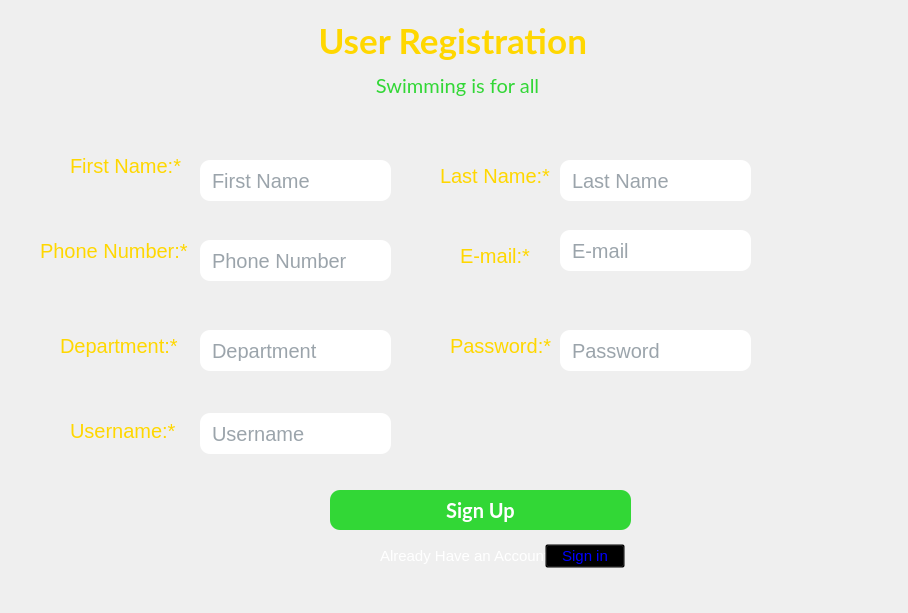
<?xml version="1.0" encoding="UTF-8"?>
<ui version="4.0">
 <class>createone</class>
 <widget class="QDialog" name="createone">
  <property name="geometry">
   <rect>
    <x>0</x>
    <y>0</y>
    <width>908</width>
    <height>613</height>
   </rect>
  </property>
  <property name="mouseTracking">
   <bool>false</bool>
  </property>
  <property name="windowTitle">
   <string>Dialog</string>
  </property>
  <property name="styleSheet">
   <string notr="true">Qlabel{
font-size:20px;
color:gold;
}</string>
  </property>
  <widget class="QPushButton" name="SignUpButton">
   <property name="geometry">
    <rect>
     <x>330</x>
     <y>490</y>
     <width>301</width>
     <height>40</height>
    </rect>
   </property>
   <property name="font">
    <font>
     <family>Lato</family>
     <pointsize>-1</pointsize>
     <bold>true</bold>
    </font>
   </property>
   <property name="cursor">
    <cursorShape>PointingHandCursor</cursorShape>
   </property>
   <property name="toolTip">
    <string>Click here to login.</string>
   </property>
   <property name="styleSheet">
    <string notr="true">#SignUpButton {
	background-color: #32D736;
	border-radius: 10px;
	color: #fff;
	font-size: 20px;
	padding: 8px;
}

#SignUpButton:hover {
	background-color: #34E038;
}


</string>
   </property>
   <property name="text">
    <string>Sign Up</string>
   </property>
   <property name="shortcut">
    <string>Return</string>
   </property>
  </widget>
  <widget class="QGroupBox" name="noAccountGroup">
   <property name="geometry">
    <rect>
     <x>190</x>
     <y>155</y>
     <width>241</width>
     <height>30</height>
    </rect>
   </property>
   <property name="styleSheet">
    <string notr="true">border: none;</string>
   </property>
   <property name="title">
    <string/>
   </property>
  </widget>
  <widget class="QLabel" name="RegistrationHeader">
   <property name="geometry">
    <rect>
     <x>310</x>
     <y>20</y>
     <width>321</width>
     <height>41</height>
    </rect>
   </property>
   <property name="font">
    <font>
     <family>Lato</family>
     <pointsize>-1</pointsize>
     <bold>true</bold>
    </font>
   </property>
   <property name="styleSheet">
    <string notr="true">color: gold;
font-size: 35px;</string>
   </property>
   <property name="text">
    <string> User Registration</string>
   </property>
  </widget>
  <widget class="QLabel" name="firstnamelabel">
   <property name="geometry">
    <rect>
     <x>70</x>
     <y>150</y>
     <width>111</width>
     <height>31</height>
    </rect>
   </property>
   <property name="styleSheet">
    <string notr="true">font-size:20px;
color:gold;</string>
   </property>
   <property name="text">
    <string>First Name:*</string>
   </property>
  </widget>
  <widget class="QLabel" name="lastnamelabel">
   <property name="geometry">
    <rect>
     <x>440</x>
     <y>160</y>
     <width>111</width>
     <height>31</height>
    </rect>
   </property>
   <property name="styleSheet">
    <string notr="true">font-size:20px;
color:gold;</string>
   </property>
   <property name="text">
    <string>Last Name:*</string>
   </property>
  </widget>
  <widget class="QLineEdit" name="lastname">
   <property name="geometry">
    <rect>
     <x>560</x>
     <y>160</y>
     <width>191</width>
     <height>41</height>
    </rect>
   </property>
   <property name="styleSheet">
    <string notr="true">#lastname {
	padding: 10px;
	background-color: #fff;
border-radius: 10px;
	font-size: 20px;
	color: #374957;
}

#lastname:focus {
	background-color: #E3E8F0;
}

#email {
	padding: 10px;
	background-color: #fff;
border-radius: 10px;
	font-size: 20px;
	color: #374957;
}

#eamil:focus {
	background-color: #E3E8F0;
}

#lastname {
	padding: 10px;
	background-color: #fff;
border-radius: 10px;
	font-size: 20px;
	color: #374957;
}

#lastname:focus {
	background-color: #E3E8F0;
}</string>
   </property>
   <property name="placeholderText">
    <string>Last Name</string>
   </property>
  </widget>
  <widget class="QLabel" name="noAccountMessage">
   <property name="geometry">
    <rect>
     <x>330</x>
     <y>70</y>
     <width>251</width>
     <height>31</height>
    </rect>
   </property>
   <property name="font">
    <font>
     <family>Lato</family>
     <pointsize>-1</pointsize>
    </font>
   </property>
   <property name="styleSheet">
    <string notr="true">font-size: 20px;
background-color: transparent;
 color:#32D736;</string>
   </property>
   <property name="text">
    <string>         Swimming is for all</string>
   </property>
  </widget>
  <widget class="QLabel" name="phnolabel">
   <property name="geometry">
    <rect>
     <x>40</x>
     <y>230</y>
     <width>151</width>
     <height>41</height>
    </rect>
   </property>
   <property name="styleSheet">
    <string notr="true">font-size:20px;
color:gold;</string>
   </property>
   <property name="text">
    <string>Phone Number:*</string>
   </property>
  </widget>
  <widget class="QLineEdit" name="phno">
   <property name="geometry">
    <rect>
     <x>200</x>
     <y>240</y>
     <width>191</width>
     <height>41</height>
    </rect>
   </property>
   <property name="styleSheet">
    <string notr="true">#phno {
	padding: 10px;
	background-color: #fff;
border-radius: 10px;
	font-size: 20px;
	color: #374957;
}

#phno:focus {
	background-color: #E3E8F0;
}</string>
   </property>
   <property name="placeholderText">
    <string>Phone Number</string>
   </property>
  </widget>
  <widget class="QLabel" name="emaillabel">
   <property name="geometry">
    <rect>
     <x>460</x>
     <y>240</y>
     <width>91</width>
     <height>31</height>
    </rect>
   </property>
   <property name="styleSheet">
    <string notr="true">font-size:20px;
color:gold;</string>
   </property>
   <property name="text">
    <string>E-mail:*</string>
   </property>
  </widget>
  <widget class="QLineEdit" name="email">
   <property name="geometry">
    <rect>
     <x>560</x>
     <y>230</y>
     <width>191</width>
     <height>41</height>
    </rect>
   </property>
   <property name="styleSheet">
    <string notr="true">#email {
	padding: 10px;
	background-color: #fff;
border-radius: 10px;
	font-size: 20px;
	color: #374957;
}

#email:focus {
	background-color: #E3E8F0;
}</string>
   </property>
   <property name="placeholderText">
    <string>E-mail</string>
   </property>
  </widget>
  <widget class="QLabel" name="departlabel">
   <property name="geometry">
    <rect>
     <x>60</x>
     <y>330</y>
     <width>141</width>
     <height>31</height>
    </rect>
   </property>
   <property name="styleSheet">
    <string notr="true">font-size:20px;
color:gold;</string>
   </property>
   <property name="text">
    <string>Department:*</string>
   </property>
  </widget>
  <widget class="QLineEdit" name="Department">
   <property name="geometry">
    <rect>
     <x>200</x>
     <y>330</y>
     <width>191</width>
     <height>41</height>
    </rect>
   </property>
   <property name="styleSheet">
    <string notr="true">#Department {
	padding: 10px;
	background-color: #fff;
border-radius: 10px;
	font-size: 20px;
	color: #374957;
}

#Department:focus {
	background-color: #E3E8F0;
}</string>
   </property>
   <property name="placeholderText">
    <string>Department</string>
   </property>
  </widget>
  <widget class="QLabel" name="label_6">
   <property name="geometry">
    <rect>
     <x>450</x>
     <y>330</y>
     <width>101</width>
     <height>31</height>
    </rect>
   </property>
   <property name="styleSheet">
    <string notr="true">font-size:20px;
color:gold;</string>
   </property>
   <property name="text">
    <string>Password:*</string>
   </property>
  </widget>
  <widget class="QLineEdit" name="password">
   <property name="geometry">
    <rect>
     <x>560</x>
     <y>330</y>
     <width>191</width>
     <height>41</height>
    </rect>
   </property>
   <property name="styleSheet">
    <string notr="true">#password {
	padding: 10px;
	background-color: #fff;
border-radius: 10px;
	font-size: 20px;
	color: #374957;
}

#passoword:focus {
	background-color: #E3E8F0;
}</string>
   </property>
   <property name="placeholderText">
    <string>Password</string>
   </property>
  </widget>
  <widget class="QLabel" name="label">
   <property name="geometry">
    <rect>
     <x>380</x>
     <y>540</y>
     <width>181</width>
     <height>31</height>
    </rect>
   </property>
   <property name="styleSheet">
    <string notr="true">font-size:15px;
color:#FFF;</string>
   </property>
   <property name="text">
    <string>Already Have an Account? </string>
   </property>
  </widget>
  <widget class="QPushButton" name="signin">
   <property name="geometry">
    <rect>
     <x>545</x>
     <y>544</y>
     <width>80</width>
     <height>24</height>
    </rect>
   </property>
   <property name="styleSheet">
    <string notr="true">

#signin {
	font-size: 15px;
	background-color: transparent;
	color: Blue;
}

#signin:hover {
	color: #FFF;
}</string>
   </property>
   <property name="text">
    <string>Sign in</string>
   </property>
  </widget>
  <widget class="QLineEdit" name="firstname">
   <property name="geometry">
    <rect>
     <x>200</x>
     <y>160</y>
     <width>191</width>
     <height>41</height>
    </rect>
   </property>
   <property name="styleSheet">
    <string notr="true">#firstname {
	padding: 10px;
	background-color: #fff;
border-radius:10px;

	font-size: 20px;
	color: #374957;
}

#firstname:focus {
	background-color: #E3E8F0;
}</string>
   </property>
   <property name="placeholderText">
    <string>First Name</string>
   </property>
  </widget>
  <widget class="QLabel" name="label_2">
   <property name="geometry">
    <rect>
     <x>70</x>
     <y>410</y>
     <width>111</width>
     <height>41</height>
    </rect>
   </property>
   <property name="styleSheet">
    <string notr="true">font-size:20px;
color:gold;</string>
   </property>
   <property name="text">
    <string>Username:*</string>
   </property>
  </widget>
  <widget class="QLineEdit" name="lineEdit">
   <property name="geometry">
    <rect>
     <x>200</x>
     <y>413</y>
     <width>191</width>
     <height>41</height>
    </rect>
   </property>
   <property name="styleSheet">
    <string notr="true">#lineEdit{
	padding: 10px;
	background-color: #fff;
border-radius: 10px;
	font-size: 20px;
	color: #374957;
}

#lineEdit:focus {
	background-color: #E3E8F0;
}</string>
   </property>
   <property name="placeholderText">
    <string>Username</string>
   </property>
  </widget>
 </widget>
 <resources/>
 <connections/>
</ui>
